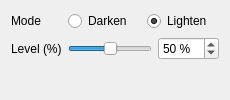
              <widget class="QWidget" name="pageBrightness">
               <layout class="QFormLayout" name="pageBrightnessLayout">
                <item row="0" column="0">
                 <widget class="QLabel" name="lblBrightnessMode">
                  <property name="text">
                   <string>Mode</string>
                  </property>
                 </widget>
                </item>
                <item row="0" column="1">
                 <layout class="QHBoxLayout" name="brightnessModeLayout">
                  <item>
                   <widget class="QRadioButton" name="darkenRadio">
                    <property name="text">
                     <string>Darken</string>
                    </property>
                   </widget>
                  </item>
                  <item>
                   <widget class="QRadioButton" name="lightenRadio">
                    <property name="text">
                     <string>Lighten</string>
                    </property>
                    <property name="checked">
                     <bool>true</bool>
                    </property>
                   </widget>
                  </item>
                 </layout>
                </item>
                <item row="1" column="0">
                 <widget class="QLabel" name="lblBrightnessLevel">
                  <property name="text">
                   <string>Level (%)</string>
                  </property>
                 </widget>
                </item>
                <item row="1" column="1">
                 <layout class="QHBoxLayout" name="brightnessLevelLayout">
                  <item>
                   <widget class="QSlider" name="brightnessSlider">
                    <property name="minimum">
                     <number>0</number>
                    </property>
                    <property name="maximum">
                     <number>100</number>
                    </property>
                    <property name="value">
                     <number>50</number>
                    </property>
                    <property name="orientation">
                     <enum>Qt::Orientation::Horizontal</enum>
                    </property>
                   </widget>
                  </item>
                  <item>
                   <widget class="QSpinBox" name="brightnessSpin">
                    <property name="suffix">
                     <string> %</string>
                    </property>
                    <property name="minimum">
                     <number>0</number>
                    </property>
                    <property name="maximum">
                     <number>100</number>
                    </property>
                    <property name="value">
                     <number>50</number>
                    </property>
                   </widget>
                  </item>
                 </layout>
                </item>
               </layout>
              </widget>
